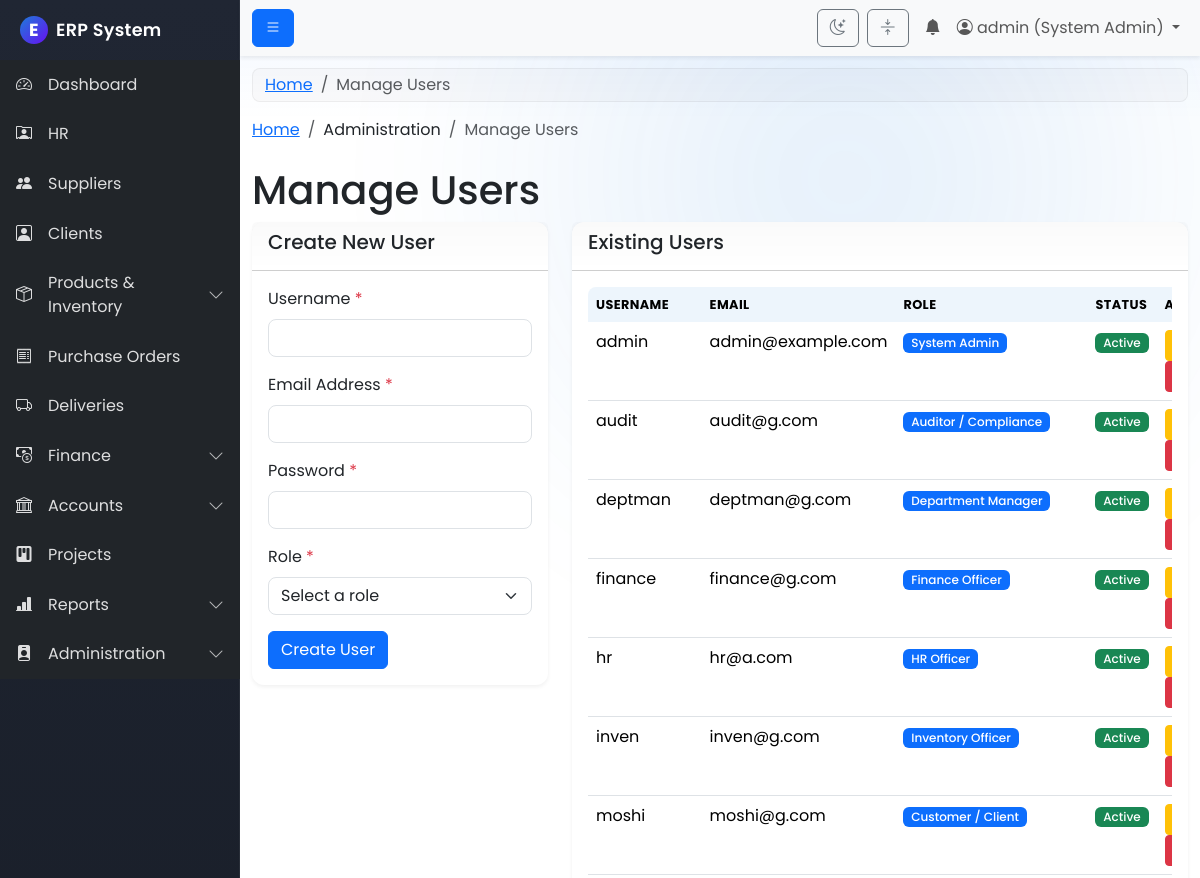
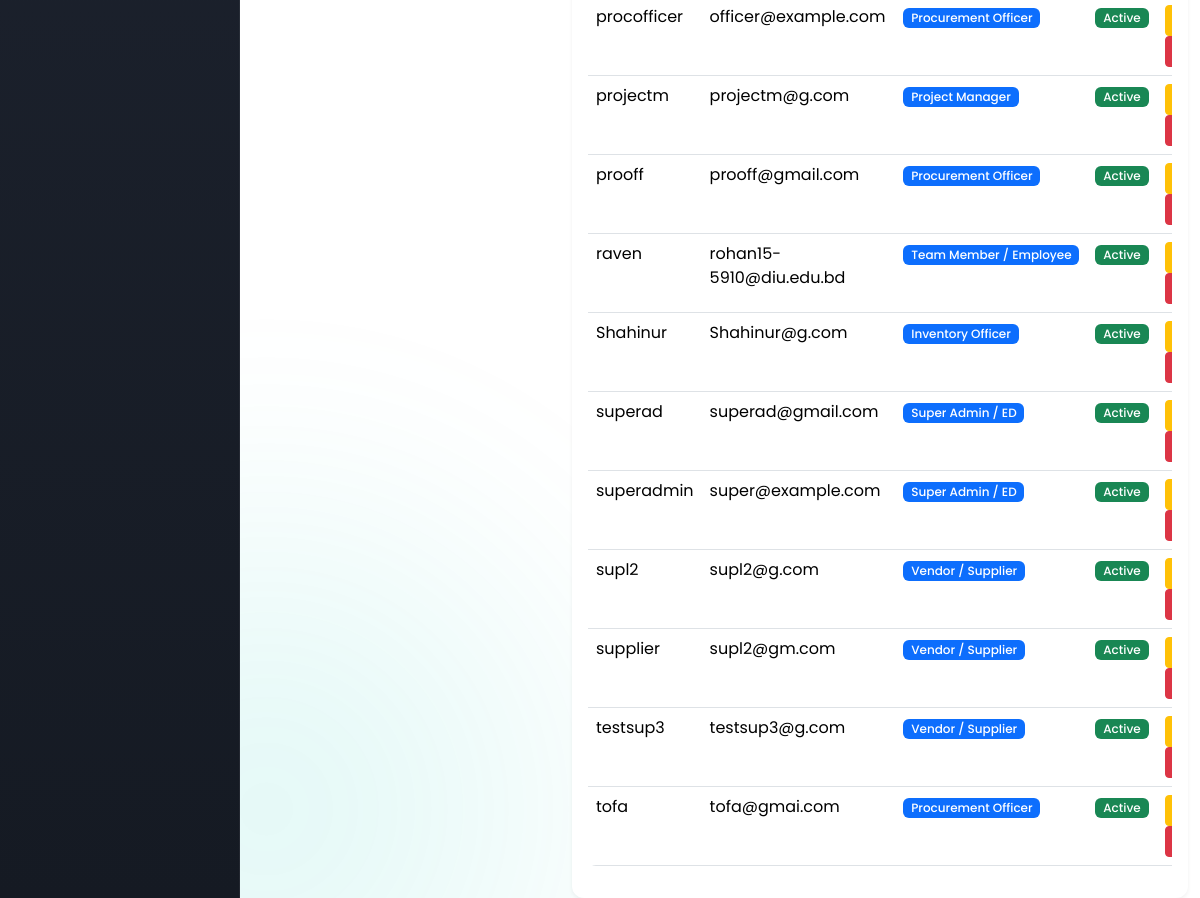
The app's page /modules/admin/manage_users.php (signed in) with its own data (2 pictures, top to bottom).
### tables this page shows
CREATE TABLE `users` (
  `id` int(11) NOT NULL,
  `username` varchar(100) NOT NULL,
  `password` varchar(255) NOT NULL,
  `email` varchar(255) NOT NULL,
  `role_id` int(11) NOT NULL,
  `is_active` tinyint(1) NOT NULL DEFAULT 1,
  `department_id` int(11) DEFAULT NULL,
  `created_at` timestamp NOT NULL DEFAULT current_timestamp()
);

CREATE TABLE `roles` (
  `id` int(11) NOT NULL,
  `role_name` varchar(100) NOT NULL
);

### modules/admin/manage_users.php (the view, shortened to what this page needs)
<?php
$page_title = "Manage Users";
include('../../includes/header.php');
$conn = connect_db();
$sql_users = "SELECT u.id, u.username, u.email, u.is_active, r.role_name FROM users u JOIN roles r ON u.role_id = r.id ORDER BY u.username ASC";
$users_result = $conn->query($sql_users);
?>
<nav aria-label="breadcrumb">
  <ol class="breadcrumb">
    <li class="breadcrumb-item"><a href="/erp_project/dashboard.php">Home</a></li>
    <li class="breadcrumb-item">Administration</li>
    <li class="breadcrumb-item active" aria-current="page">Manage Users</li>
  </ol>
</nav>
<h1 class="mt-4"><?php echo $page_title; ?></h1>
<div class="row">
    <div class="col-lg-4">
        <div class="card">
            <div class="card-header"><h5>Create New User</h5></div>
            <div class="card-body">
                <form action="handle_add_user.php" method="POST">
                    <div class="mb-3"><label for="username" class="form-label">Username <span class="text-danger">*</span></label><input type="text" class="form-control" id="username" name="username" required></div>
                    <div class="mb-3"><label for="email" class="form-label">Email Address <span class="text-danger">*</span></label><input type="email" class="form-control" id="email" name="email" required></div>
                    <div class="mb-3"><label for="password" class="form-label">Password <span class="text-danger">*</span></label><input type="password" class="form-control" id="password" name="password" required></div>
                    <div class="mb-3"><label for="role_id" class="form-label">Role <span class="text-danger">*</span></label><select class="form-select" id="role_id" name="role_id" required><option value="">Select a role</option></select></div>
                    <button type="submit" class="btn btn-primary">Create User</button>
                </form>
            </div>
        </div>
    </div>
    <div class="col-lg-8">
        <div class="card">
            <div class="card-header"><h5>Existing Users</h5></div>
            <div class="card-body">
                <div class="table-responsive">
                    <table class="table table-hover">
                        <thead><tr><th>Username</th><th>Email</th><th>Role</th><th>Status</th><th>Actions</th></tr></thead>
                        <tbody>
                            <?php if ($users_result->num_rows > 0): ?>
                                <?php while($user = $users_result->fetch_assoc()): ?>
                                    <tr class="<?php echo $user['is_active'] ? '' : 'table-secondary text-muted'; ?>">
                                        <td><?php echo htmlspecialchars($user['username']); ?></td>
                                        <td><?php echo htmlspecialchars($user['email']); ?></td>
                                        <td><span class="badge bg-primary"><?php echo htmlspecialchars($user['role_name']); ?></span></td>
                                        <td><?php echo $user['is_active'] ? '<span class="badge bg-success">Active</span>' : '<span class="badge bg-danger">Inactive</span>'; ?></td>
                                        <td>
                                            <a href="edit_user.php?id=<?php echo $user['id']; ?>" class="btn btn-sm btn-warning" title="Edit User"><i class="bi bi-pencil-square"></i></a>
                                            <form action="handle_toggle_user_status.php" method="POST" class="d-inline" onsubmit="return confirm('Are you sure you want to change this user\'s status?');">
                                                <?php if ($user['is_active']): ?>
                                                    <button type="submit" class="btn btn-sm btn-danger" title="Deactivate User"><i class="bi bi-slash-circle-fill"></i></button>
                                                <?php else: ?>
                                                     <button type="submit" class="btn btn-sm btn-success" title="Activate User"><i class="bi bi-check-circle-fill"></i></button>
                                                <?php endif; ?>
                                            </form>
                                        </td>
                                    </tr>
                                <?php endwhile; ?>
                            <?php else: ?>
                                <tr><td colspan="5" class="text-center text-muted">No users found.</td></tr>
                            <?php endif; ?>
                        </tbody>
                    </table>
                </div>
            </div>
        </div>
    </div>
</div>
<?php
include('../../includes/footer.php');
?>

### assets/css/style.css (style rules this page uses)
:root { --erp-sidebar-width: 15rem; --erp-brand-primary: #1e7bd9; --erp-brand-secondary: #6c757d; --erp-brand-accent: #00c4b3; --erp-shadow-sm: 0 0.125rem 0.25rem rgba(0,0,0,.06); --erp-shadow-md: 0 0.5rem 1rem rgba(0,0,0,.12); --gradient-blue: linear-gradient(135deg, #667eea 0%, #764ba2 100%); --gradient-orange: linear-gradient(135deg, #f093fb 0%, #f5576c 100%); --gradient-green: linear-gradient(135deg, #4facfe 0%, #00f2fe 100%); --gradient-purple: linear-gradient(135deg, #a8edea 0%, #fed6e3 100%); }
body { font-family: 'Poppins', sans-serif; background: var(--bs-body-bg); color: var(--bs-body-color); }
.card { border: 0; border-radius: .75rem; box-shadow: var(--erp-shadow-sm); transition: transform .2s ease, box-shadow .2s ease; }
.table { border-radius: .5rem; overflow: hidden; }
.table thead th { background: rgba(30,123,217,.08); border-bottom: 0; }
.form-control, .form-select { border-radius: .5rem; }
.btn { transition: transform .05s ease, box-shadow .2s ease; }
.btn-primary { box-shadow: 0 0 0 rgba(13,110,253,.0); }
body::before, body::after { content: ""; position: fixed; z-index: -1; width: 60vmax; height: 60vmax; border-radius: 50%; filter: blur(80px); opacity: .12; pointer-events: none; }
body::before { top: -20vmax; right: -10vmax; background: radial-gradient(ellipse at center, var(--erp-brand-primary) 0%, transparent 60%); }
body::after { bottom: -25vmax; left: -15vmax; background: radial-gradient(ellipse at center, var(--erp-brand-accent) 0%, transparent 60%); }
.btn { position: relative; overflow: hidden; }
.table thead th { text-transform: uppercase; letter-spacing: .4px; font-size: .8rem; }
.table .badge { font-weight: 500; }
.card > .card-header { background: linear-gradient(180deg, rgba(0,0,0,.02), transparent); font-weight: 600; }
.table thead th { background: rgba(30,123,217,.08); }

### records on screen
users: username "admin", email "admin@example.com", role.role_name "System Admin", is_active "Active"
users: username "audit", email "audit@g.com", role.role_name "Auditor / Compliance", is_active "Active"
users: username "deptman", email "deptman@g.com", role.role_name "Department Manager", is_active "Active"
users: username "finance", email "finance@g.com", role.role_name "Finance Officer", is_active "Active"
users: username "hr", email "hr@a.com", role.role_name "HR Officer", is_active "Active"
users: username "inven", email "inven@g.com", role.role_name "Inventory Officer", is_active "Active"
users: username "moshi", email "moshi@g.com", role.role_name "Customer / Client", is_active "Active"
users: username "procofficer", email "officer@example.com", role.role_name "Procurement Officer", is_active "Active"
users: username "projectm", email "projectm@g.com", role.role_name "Project Manager", is_active "Active"
users: username "prooff", email "prooff@gmail.com", role.role_name "Procurement Officer", is_active "Active"
users: username "raven", email "rohan15-5910@diu.edu.bd", role.role_name "Team Member / Employee", is_active "Active"
users: username "Shahinur", email "Shahinur@g.com", role.role_name "Inventory Officer", is_active "Active"
users: username "superad", email "superad@gmail.com", role.role_name "Super Admin / ED", is_active "Active"
users: username "superadmin", email "super@example.com", role.role_name "Super Admin / ED", is_active "Active"
users: username "supl2", email "supl2@g.com", role.role_name "Vendor / Supplier", is_active "Active"
users: username "supplier", email "supl2@gm.com", role.role_name "Vendor / Supplier", is_active "Active"
users: username "testsup3", email "testsup3@g.com", role.role_name "Vendor / Supplier", is_active "Active"
users: username "tofa", email "tofa@gmai.com", role.role_name "Procurement Officer", is_active "Active"

### other values on screen
$_SESSION['username'] "admin"
$_SESSION['role_name'] "System Admin"
$page_title "Manage Users"
